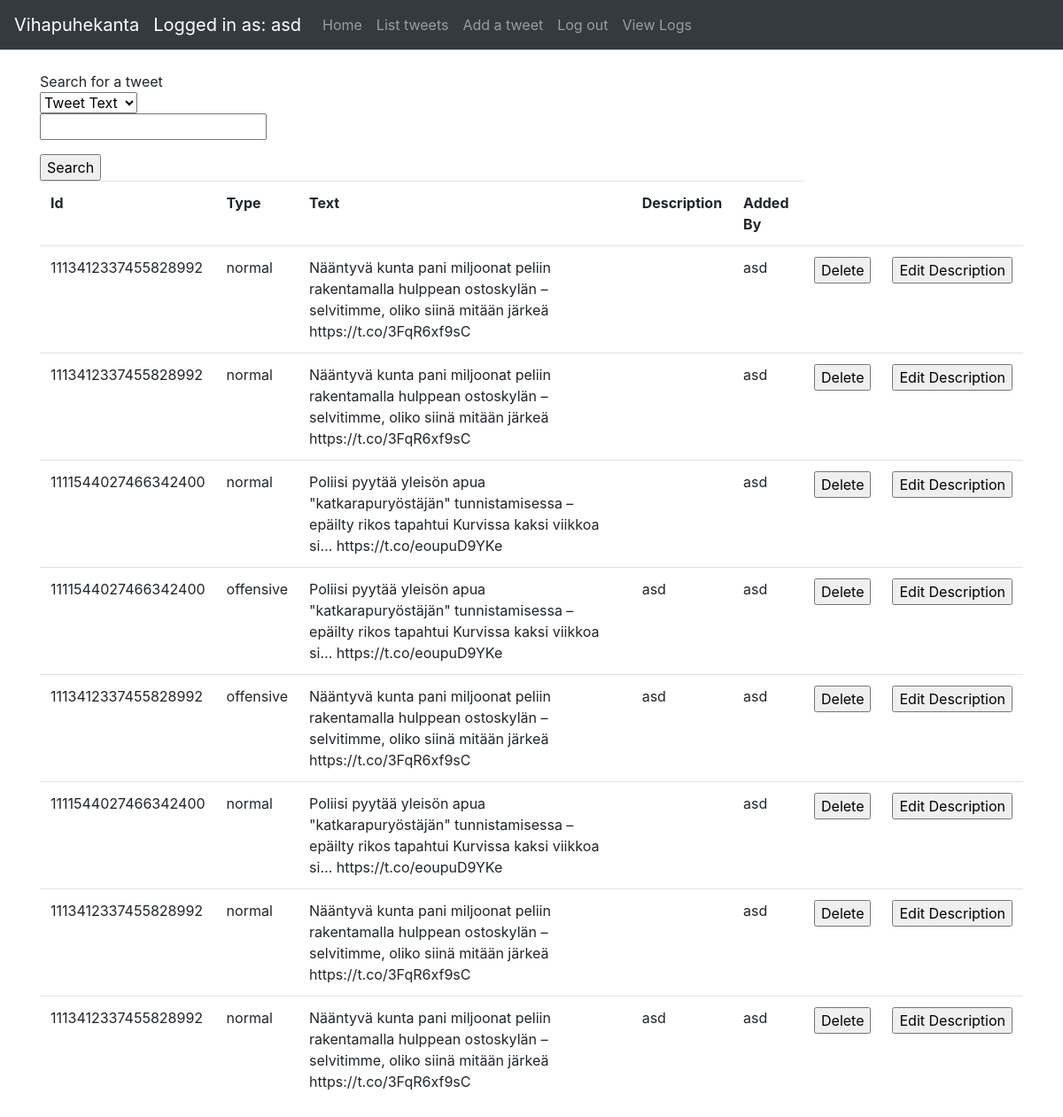
Page /tweets (signed in) on the earlier database version.
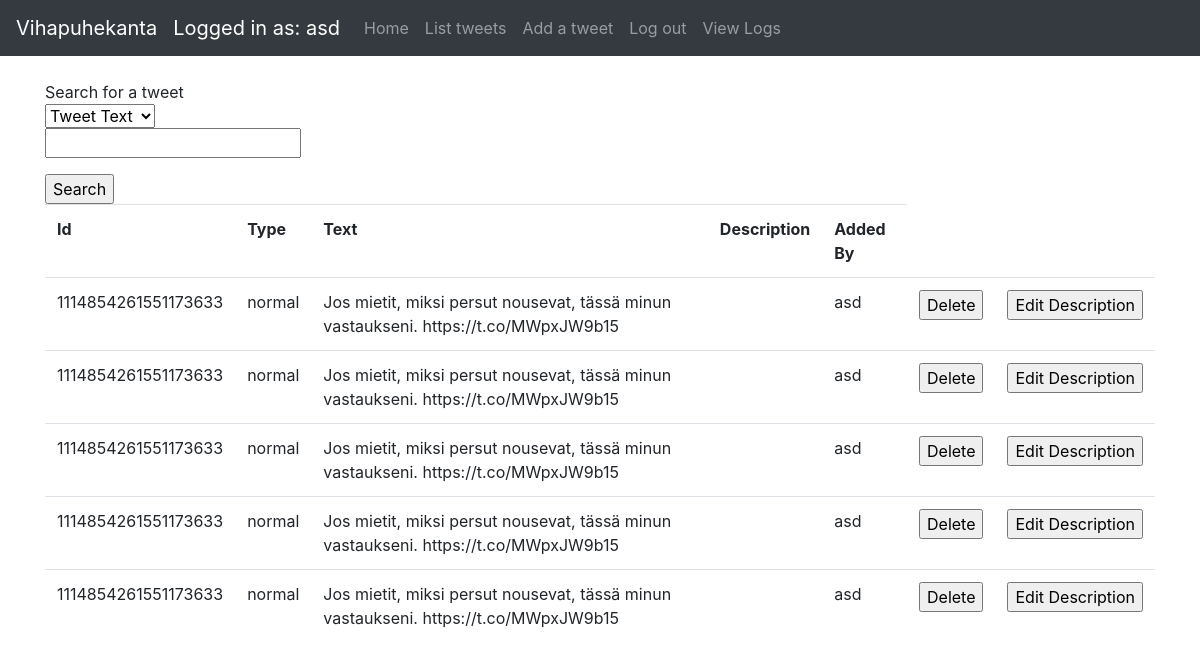
Same page on the later database version.
### application/auth/models.py (models this page shows, shortened)
class User(db.Model):
    __tablename__ = "account"
    id = db.Column(db.Integer, primary_key=True)
    date_created = db.Column(db.DateTime, default=db.func.current_timestamp())
    date_modified = db.Column(db.DateTime, default=db.func.current_timestamp(),
                              onupdate=db.func.current_timestamp())
    name = db.Column(db.String(144), nullable=False)
    username = db.Column(db.String(144), nullable=False)
    password = db.Column(db.String(144), nullable=False)
    tweets = db.relationship("Tweet", backref='account', lazy=True)

### application/tweets/models.py (models this page shows, shortened)
class Tweet(db.Model):
    id = db.Column(db.Integer, primary_key=True)
    date_created = db.Column(db.DateTime, default=db.func.current_timestamp())
    date_modified = db.Column(db.DateTime, default=db.func.current_timestamp(),
                              onupdate=db.func.current_timestamp())
    tweetid = db.Column(db.String(100))
    tweettype = db.Column(db.String(100))
    tweettext = db.Column(db.String(300))
    addedby = db.Column(db.String(100))
    tweetdescription = db.Column(db.String(100))
    account_id = db.Column(db.Integer, db.ForeignKey('account.id'),
                           nullable=False)

### application/tweets/views.py (the view)
@app.route("/tweets", methods=['GET', 'POST'])
@login_required
def tweets_index():
    search = TweetSearchForm(request.form)
    if request.method == 'POST':
        return search_results(search)
    tweets = tweet_query_user().all()
    return render_template("tweets/list.html", tweets=tweets, form=search)

### application/tweets/forms.py
class TweetSearchForm(Form):
    choices = [('Tweet Text', 'Tweet Text'), ('Tweet Type', 'Tweet Type')]
    select = SelectField('Search for tweets: ', choices=choices)
    search = StringField('')

### application/__init__.py (called while the page is built)
@login_manager.user_loader
def load_user(user_id):
    return User.query.get(user_id)

### application/tweets/views.py (called while the page is built)
def tweet_query_user():
    return db.session().query(Tweet).filter(Tweet.account_id == current_user.id)

### application/templates/tweets/list.html (shortened to what this page needs)
{% extends "layout.html" %}
{% block body %}
    {% if current_user.is_authenticated %}
        <div>Search for a tweet</div>
        <form method=post action="{{ url_for('tweets_index') }}">
            <d1>
                {{ form.select }}
                <p>
                    {{ form.search }}
            </d1>
            </p><input type="submit" value="Search"/>
        </form>
        <table class="table table-hover">
            <tr>
                <th>Id</th>
                <th>Type</th>
                <th>Text</th>
                <th>Description</th>
                <th>Added By</th>
            </tr>
            {% for tweet in tweets %}
                <tr>
                    <td>{{ tweet.tweetid }}</td>
                    <td>{{ tweet.tweettype }}</td>
                    <td>{{ tweet.tweettext }}</td>
                    <td>{{ tweet.tweetdescription }}</td>
                    <td>{{ tweet.addedby }}</td>
                    <td>
                        <form method="POST" action="{{ url_for('tweet_delete', id = tweet.id) }}">
                            <input type="submit" value="Delete">
                        </form>
                    </td>
                    <td>
                        <form method="GET" action="{{ url_for('tweets_view', id = tweet.id) }}">
                            <input type="submit" value="Edit Description">
                        </form>
                    </td>
                </tr>
            {% endfor %}
        </table>
    {% else %}
        <div>Log in</div>
    {% endif %}
{% endblock %}

### application/templates/layout.html (shortened to what this page needs)
<!DOCTYPE html>
<html>
<head>
    <link rel="stylesheet" href="https://maxcdn.bootstrapcdn.com/bootstrap/4.0.0/css/bootstrap.min.css"
>
</head>
<body>
<nav class="navbar navbar-expand-md navbar-dark bg-dark mb-4">
    <a class="navbar-brand" href="#">Vihapuhekanta</a>
    {% if current_user.is_authenticated %}
        <ul class="navbar-nav mr-auto">
            <li>
                <a class="navbar-brand" href="#">Logged in as: {{ current_user.name }}</a>
            </li>
            <li class="nav-item">
                <a class="nav-link" href="/">Home</a>
            </li>
            <li class="nav-item">
                <a class="nav-link" href="{{ url_for('tweets_index') }}">List tweets</a>
            </li>
            <li class="nav-item">
                <a class="nav-link" href="{{ url_for('tweets_form') }}">Add a tweet</a>
            </li>
            <li class="nav-item">
                <a class="nav-link" href="{{ url_for('auth_logout') }}">Log out</a>
            </li>
            <li class="nav-item">
                <a class="nav-link" href="{{ url_for('view_logs') }}">View Logs</a>
            </li>
        </ul>
    {% endif %}
</nav>
<main role="main" class="container">
    {% block body %}{% endblock %}
</main>
</body>
</html>

Differences in the rows shown:
removed Tweet: tweetid "1113412337455828992", tweettype "normal", tweettext "Nääntyvä kunta pani miljoonat peliin rakentamalla hulppean ostoskylän – selvitimme, oliko siinä mitään järkeä https://t.co/3FqR6xf9sC", addedby "asd"
removed Tweet: tweetid "1113412337455828992", tweettype "normal", tweettext "Nääntyvä kunta pani miljoonat peliin rakentamalla hulppean ostoskylän – selvitimme, oliko siinä mitään järkeä https://t.co/3FqR6xf9sC", addedby "asd"
removed Tweet: tweetid "1111544027466342400", tweettype "normal", tweettext "Poliisi pyytää yleisön apua \"katkarapuryöstäjän\" tunnistamisessa – epäilty rikos tapahtui Kurvissa kaksi viikkoa si… https://t.co/eoupuD9YKe", addedby "asd"
removed Tweet: tweetid "1111544027466342400", tweettype "offensive", tweettext "Poliisi pyytää yleisön apua \"katkarapuryöstäjän\" tunnistamisessa – epäilty rikos tapahtui Kurvissa kaksi viikkoa si… https://t.co/eoupuD9YKe", tweetdescription "asd", addedby "asd"
removed Tweet: tweetid "1113412337455828992", tweettype "offensive", tweettext "Nääntyvä kunta pani miljoonat peliin rakentamalla hulppean ostoskylän – selvitimme, oliko siinä mitään järkeä https://t.co/3FqR6xf9sC", tweetdescription "asd", addedby "asd"
removed Tweet: tweetid "1111544027466342400", tweettype "normal", tweettext "Poliisi pyytää yleisön apua \"katkarapuryöstäjän\" tunnistamisessa – epäilty rikos tapahtui Kurvissa kaksi viikkoa si… https://t.co/eoupuD9YKe", addedby "asd"
removed Tweet: tweetid "1113412337455828992", tweettype "normal", tweettext "Nääntyvä kunta pani miljoonat peliin rakentamalla hulppean ostoskylän – selvitimme, oliko siinä mitään järkeä https://t.co/3FqR6xf9sC", addedby "asd"
removed Tweet: tweetid "1113412337455828992", tweettype "normal", tweettext "Nääntyvä kunta pani miljoonat peliin rakentamalla hulppean ostoskylän – selvitimme, oliko siinä mitään järkeä https://t.co/3FqR6xf9sC", tweetdescription "asd", addedby "asd"
added Tweet: tweetid "1114854261551173633", tweettype "normal", tweettext "Jos mietit, miksi persut nousevat, tässä minun vastaukseni. https://t.co/MWpxJW9b15", addedby "asd"
added Tweet: tweetid "1114854261551173633", tweettype "normal", tweettext "Jos mietit, miksi persut nousevat, tässä minun vastaukseni. https://t.co/MWpxJW9b15", addedby "asd"
added Tweet: tweetid "1114854261551173633", tweettype "normal", tweettext "Jos mietit, miksi persut nousevat, tässä minun vastaukseni. https://t.co/MWpxJW9b15", addedby "asd"
added Tweet: tweetid "1114854261551173633", tweettype "normal", tweettext "Jos mietit, miksi persut nousevat, tässä minun vastaukseni. https://t.co/MWpxJW9b15", addedby "asd"
added Tweet: tweetid "1114854261551173633", tweettype "normal", tweettext "Jos mietit, miksi persut nousevat, tässä minun vastaukseni. https://t.co/MWpxJW9b15", addedby "asd"
